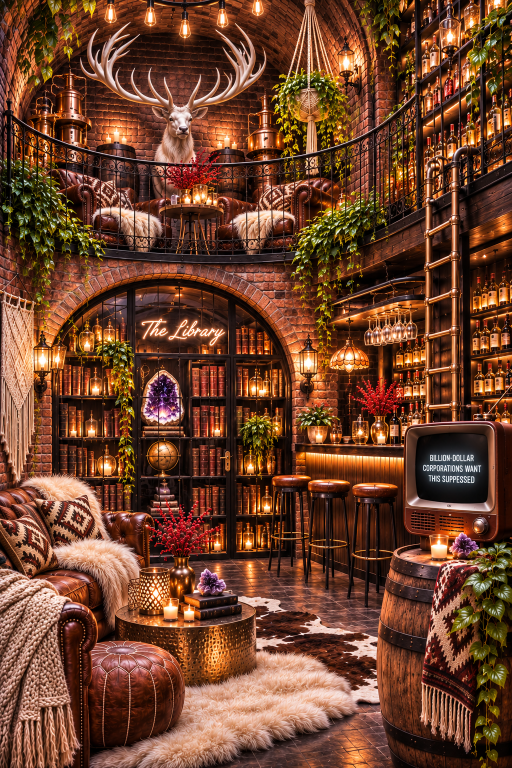
#> input picture tools/speak-faces/originals/cellar-render.png, 1024 x 1536 px (shown at 1/2 size)
$ python lace_stage.py originals/cellar-render.png originals/hall-theater-render-v2.png
#> lines starting #> are read from the running program, lines starting #| are printed output that depends on the picture; after the words box and inside, x2 and y2 are one past the last pixel; in counts of white or black regions, pixels touching at a corner belong together
### tools/speak-faces/lace.py
"""LACE: an original cream lace, drawn from scratch (not taken from any photo).
A lace is three things, so it's drawn as three layers of 'thread density' (0 = open hole, 1 = solid thread):
  1. the net (tulle): fine mesh everywhere, too fine to see at the hall's size, so it reads as a soft haze
  2. the motifs: flowers, leaves and scrolling vines, densely worked, with eyelet holes inside the petals
  3. the cordonnet: a slightly raised outline round each motif, which catches the light
It's drawn 4x big then shrunk, so the edges come out soft like real thread. The tile repeats seamlessly."""
import cv2, numpy as np

def tile(w=96, h=128, ss=4, seed=3):
#> called with w = 96, h = 128, ss = 4, seed = 3
    W, H = w * ss, h * ss
    dens = np.zeros((H, W), np.float32)       # motif density
    rim = np.zeros((H, W), np.float32)        # the raised outline
    holes = np.zeros((H, W), np.float32)      # eyelets cut back out
    def at(x, y): return int(x * ss), int(y * ss)
    def flower(cx, cy, r, n=6, rot=0.0):
        for k in range(n):
            a = rot + 2 * np.pi * k / n
            px, py = cx + np.cos(a) * r * 0.62, cy + np.sin(a) * r * 0.62
            ax = (int(r * 0.48 * ss), int(r * 0.26 * ss))
            for layer, val, th in ((dens, 1, -1), (rim, 1, max(1, ss))):
                cv2.ellipse(layer, at(px, py), ax, np.degrees(a), 0, 360, val, th, cv2.LINE_AA)
            cv2.ellipse(holes, at(cx + np.cos(a) * r * 0.66, cy + np.sin(a) * r * 0.66),
                        (int(r * 0.22 * ss), int(r * 0.08 * ss)), np.degrees(a), 0, 360, 1, -1, cv2.LINE_AA)
        cv2.circle(dens, at(cx, cy), int(r * 0.30 * ss), 1, -1, cv2.LINE_AA)
        cv2.circle(rim, at(cx, cy), int(r * 0.30 * ss), 1, max(1, ss), cv2.LINE_AA)
        cv2.circle(holes, at(cx, cy), int(r * 0.12 * ss), 1, -1, cv2.LINE_AA)
    def leaf(cx, cy, l, ang):
        a = np.radians(ang)
        c = (cx + np.cos(a) * l * 0.5, cy + np.sin(a) * l * 0.5)
        cv2.ellipse(dens, at(*c), (int(l * 0.5 * ss), int(l * 0.2 * ss)), ang, 0, 360, 1, -1, cv2.LINE_AA)
        cv2.ellipse(rim, at(*c), (int(l * 0.5 * ss), int(l * 0.2 * ss)), ang, 0, 360, 1, max(1, ss), cv2.LINE_AA)
        p0 = (cx + np.cos(a) * l * 0.12, cy + np.sin(a) * l * 0.12); p1 = (cx + np.cos(a) * l * 0.88, cy + np.sin(a) * l * 0.88)
        cv2.line(holes, at(*p0), at(*p1), 1, max(1, ss), cv2.LINE_AA)       # the leaf's open vein
    def vine(pts, width=1.6):
        p = np.array(pts, np.float32)
        t = np.linspace(0, 1, 60)
        # a smooth curve through the points (Catmull-Rom style by spline of segments)
        from numpy import interp
        d = np.r_[0, np.cumsum(np.hypot(*np.diff(p, axis=0).T))]; d /= d[-1]
        xs = interp(t, d, p[:, 0]); ys = interp(t, d, p[:, 1])
        xs = cv2.GaussianBlur(xs[None], (1, 9), 3)[0]; ys = cv2.GaussianBlur(ys[None], (1, 9), 3)[0]
        q = np.stack([xs, ys], 1) * ss
        cv2.polylines(dens, [q.astype(np.int32)], False, 1, int(width * ss), cv2.LINE_AA)
        cv2.polylines(rim, [q.astype(np.int32)], False, 1, max(1, ss), cv2.LINE_AA)
    # the motif, placed on a half-drop repeat (drawn at each of its repeat positions so it wraps seamlessly)
    for ox, oy in [(0, 0), (w, 0), (-w, 0), (0, h), (0, -h), (w, h), (-w, -h), (w, -h), (-w, h),
                   (w / 2, h / 2), (-w / 2, h / 2), (w / 2, -h / 2), (-w / 2, -h / 2)]:
        cx, cy = w / 2 + ox, h * 0.30 + oy
        if not (-w < cx < 2 * w and -h < cy < 2 * h): continue
        flower(cx, cy, 15, 6, 0.3)
        flower(cx - 22, cy + 34, 7, 5, 0.9); flower(cx + 23, cy + 37, 7, 5, 0.2)
        leaf(cx + 9, cy + 13, 18, 60); leaf(cx - 9, cy + 13, 18, 120)
        leaf(cx + 15, cy - 9, 14, -25); leaf(cx - 15, cy - 9, 14, 205)
        vine([(cx, cy + 15), (cx - 6, cy + 26), (cx - 22, cy + 34)])
        vine([(cx, cy + 15), (cx + 7, cy + 27), (cx + 23, cy + 37)])
        vine([(cx - 22, cy + 41), (cx - 30, cy + 56), (cx - 47, cy + 62)], 1.2)
        vine([(cx + 23, cy + 44), (cx + 31, cy + 58), (cx + 48, cy + 63)], 1.2)
    # the net: a fine hexagonal mesh (diagonal threads both ways plus a light horizontal)
    yy, xx = np.mgrid[0:H, 0:W].astype(np.float32) / ss
    p = 4.0
    net = np.maximum.reduce([np.abs(np.sin(np.pi * (xx + yy * 0.577) / p)), np.abs(np.sin(np.pi * (xx - yy * 0.577) / p))])
    net = (net > 0.86).astype(np.float32)
    def shrink(a): return cv2.resize(a, (w, h), interpolation=cv2.INTER_AREA)
    dens, rim, holes, net = shrink(dens), shrink(rim), shrink(holes), shrink(net)
    solid = np.clip(dens - holes * 0.9, 0, 1)
    thread = np.clip(np.maximum(solid * 0.92, net * 0.55), 0, 1)                    # how much thread covers each spot
    # light on the thread: motifs a touch brighter than the net, the raised outline brightest
    tone = 0.80 * net * (1 - solid) + solid * (0.88 + 0.12 * rim)
    tone = np.where(thread > 0, tone / np.maximum(thread, 1e-3), 0.85)
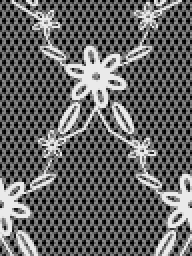
#> thread: shape (128, 96) float32 (shown 2 times larger); min 0, max 0.92, mean 0.402
    return thread.astype(np.float32), np.clip(tone, 0, 1.2).astype(np.float32)

def scallop_edge(h=128, depth=26, ss=4):
    """The lace's finished edge: a band of scallops (half-moons) with tiny picots and an eyelet row, as a strip
    'depth' wide that repeats down the curtain's edge. Returns (thread, tone) like tile(), x = 0 at the outer edge."""
#> called with h = 128, depth = 26, ss = 4
    W, H = depth * ss, h * ss
    d = np.zeros((H, W), np.float32); hole = np.zeros((H, W), np.float32); rim = np.zeros((H, W), np.float32)
    n = 4; step = h / n
    for k in range(-1, n + 1):
        cy = (k + 0.5) * step
        cv2.ellipse(d, (int(depth * 0.55 * ss), int(cy * ss)), (int(depth * 0.48 * ss), int(step * 0.52 * ss)), 0, 0, 360, 1, -1, cv2.LINE_AA)
        cv2.ellipse(rim, (int(depth * 0.55 * ss), int(cy * ss)), (int(depth * 0.48 * ss), int(step * 0.52 * ss)), 0, 90, 270, 1, ss, cv2.LINE_AA)
        cv2.circle(hole, (int(depth * 0.55 * ss), int(cy * ss)), int(step * 0.17 * ss), 1, -1, cv2.LINE_AA)
        for j in range(5):                                     # picots round the scallop's rim
            a = np.radians(120 + j * 30)
            cv2.circle(d, (int((depth * 0.55 + np.cos(a) * depth * 0.52) * ss), int((cy + np.sin(a) * step * 0.56) * ss)), int(1.0 * ss), 1, -1, cv2.LINE_AA)
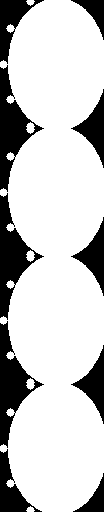
#> d: shape (512, 104) float32; values 0 (black) and 1 (white), 77.9% white; 10 black regions, largest, box (x1, y1, x2, y2) and area: (0, 65, 44, 192) 2022, (0, 193, 44, 320) 2022, (0, 321, 44, 448) 2022
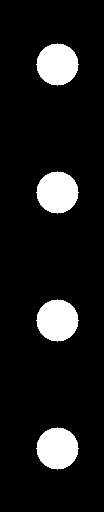
#> hole: shape (512, 104) float32; values 0 (black) and 1 (white), 10.3% white; 4 white regions, box (x1, y1, x2, y2) and area: (36, 43, 79, 86) 1373, (36, 171, 79, 214) 1373, (36, 299, 79, 342) 1373, (36, 427, 79, 470) 1373
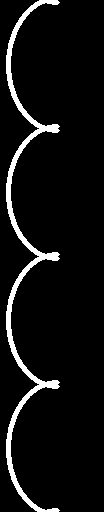
#> rim: shape (512, 104) float32; values 0 (black) and 1 (white), 6.6% white; 1 white region, box (x1, y1, x2, y2) and area: (6, 0, 60, 512) 3500
    d[:, int(depth * 0.55 * ss):] = 1                          # the solid band joining it to the lace
    for k in range(int(h / 9) + 1):                            # a row of eyelets along the band
        cv2.circle(hole, (int(depth * 0.80 * ss), int((k * 9 + 4.5) * ss)), int(1.6 * ss), 1, -1, cv2.LINE_AA)
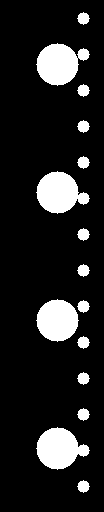
#> hole: shape (512, 104) float32; values 0 (black) and 1 (white), 13.3% white; 15 white regions, largest, box (x1, y1, x2, y2) and area: (36, 43, 90, 86) 1486, (36, 171, 90, 214) 1485, (36, 427, 90, 470) 1484
#> further down, img is the input picture: shape (1536, 1024, 3); mean B, G, R 43.8, 66.4, 110.6
    d = cv2.resize(d, (depth, h), interpolation=cv2.INTER_AREA); hole = cv2.resize(hole, (depth, h), interpolation=cv2.INTER_AREA)
    rim = cv2.resize(rim, (depth, h), interpolation=cv2.INTER_AREA)
    thread = np.clip(d - hole * 0.95, 0, 1)
    tone = 0.9 + 0.12 * rim
    return thread.astype(np.float32), tone.astype(np.float32)

# [6 lines that do not run on import are left out]

### tools/speak-faces/curtains.py
"""THE SPEAK, THEATER MODE, MOCKUP (Nov 22): the red velvet drapes either side of the cinema screen become
cream LACE drapes tied back in the old rope, a plain SHEER hanging behind them, and a MACRAME HEART panel lining
each edge of the screen. The pine garland, its red bow and the white macrame valance stay exactly as they are.

Everything new is DRAWN here, from scratch (inspired by Kathi's reference photo, nothing cut from it), as layers:

   back  1. SHEER         (a plain panel hanging straight where the dark backstage was; stops at the screen's frame)
         2. LACE drape    (in the old velvet's place and shape, tied in the old rope; lace.py draws the pattern)
         3. MACRAME panel (cords, square knots, two hearts, long fringe), with a soft shadow on what's behind it
   front 4. what was ALREADY in front stays in front: the valance and its side cascades, the rope and tassel, the
            snowy trees, poinsettias, lanterns and glass baubles (the FRONT matte, below)

All positions are in the hall picture's own pixels (3200 x 4800). The right side is the left side mirrored about
the screen's middle (x 1575), with its own tie-back and its own front objects.
Run it through lace_stage.py (it does the sides, then swags.py does the top)."""
import cv2, numpy as np
import lace

MID = 1575                     # the screen's middle (x): the right side is the left side mirrored about it
SS = 2                         # the cloth is worked out at 2x and shrunk, so its edges and threads come out soft
rng = np.random.default_rng(7)

def lerp(y, pts):              # a value that changes smoothly down the picture, from (y, value) points
    p = np.array(pts, np.float32); return np.interp(y, p[:, 0], p[:, 1]).astype(np.float32)

def lab2bgr(L, a, b):          # L 0-100, a and b as plus/minus numbers -> an 8-bit BGR picture
    lab = np.dstack([np.clip(L * 2.55, 0, 255), np.clip(a + 128, 0, 255), np.clip(b + 128, 0, 255)]).astype(np.uint8)
    return cv2.cvtColor(lab, cv2.COLOR_LAB2BGR).astype(np.float32)

# ---------------------------------------------------------------- THE LEFT SIDE'S MEASUREMENTS (the right mirrors)
BOX = (420, 1950, 960, 3300)                         # the part of the picture the left side's work happens in
TOP, BOT = 1990, 3215                                # everything hangs from behind the valance to the stage floor
SHEER_OUT, SHEER_IN = 440, 706                       # the sheer: a plain straight panel behind, edge to edge
LACE = [(1990, 452, 706), (2200, 454, 700), (2300, 460, 686), (2400, 468, 664), (2500, 480, 641),
        (2580, 494, 621), (2640, 509, 607), (2668, 517, 601), (2700, 517, 605), (2800, 510, 624),
        (2950, 500, 645), (3100, 488, 663), (3215, 468, 692)]   # the lace drape: (y, outer x, inner x), tied at 2668
TIE_Y = 2668                                         # the old rope tie-back's height
PANEL_X, PANEL_Y = 604, 2195                         # the macrame panel's top-left corner (its rod hides under the valance)

# ---------------------------------------------------------------- LIGHT (how bright a white cloth is at each height)
# measured off the valance's own threads (L 62 up top, ~40 lower down, highlights 70-77), so the new cloth
# is lit like the old macrame; the lace hangs further back, so it's a little dimmer than the sheer and the panel
LACE_LIGHT = [(1990, 30), (2150, 78), (2250, 86), (2450, 84), (2650, 78), (2850, 77), (3050, 82), (3215, 86)]
SHEER_LIGHT = [(1990, 6), (2200, 56), (2300, 62), (2450, 60), (2650, 56), (2850, 56), (3050, 62), (3215, 66)]
PANEL_LIGHT = [(2200, 88), (2350, 87), (2500, 83), (2700, 77), (2850, 77), (3030, 81)]
LANTERN = (700, 3150, 230, 12)                       # the candle-lanterns' glow on the cloth: x, y, reach, how much
IVORY = dict(lace=(4.0, 11.5), sheer=(3.5, 9.5), panel=(3.5, 9.0))   # each cloth's colour (a, b): warm ivory

# ======================================================================================== 1. THE SHEER (behind)
TILE, TONE = lace.tile()
EDGE, ETONE = lace.scallop_edge()
# [4 lines left out: function sample, not called in this run]

def glow(X, Y, k=1.0):         # the candle-lanterns' light, strongest near the floor by the screen
    lx, ly, lr, lg = LANTERN; return k * lg * np.exp(-((X - lx) ** 2 + (Y - ly) ** 2) / (2 * lr ** 2))

def sheer_layer(X, Y):
    """A plain sheer muslin panel hanging straight behind the lace, where the dark backstage was: soft vertical folds,
    the dark showing faintly through it. It stops at the screen's frame (nothing new covers the film)."""
    lam = 44 + 14 * (Y - TOP) / (BOT - TOP)
    phi = 2 * np.pi * (X - 430) / lam + 0.8 * np.sin(Y / 210) + 0.35 * np.sin(Y / 73 + 1)
    L = lerp(Y, SHEER_LIGHT) * (0.80 + 0.22 * np.cos(phi) + 0.06 * np.cos(2 * phi)) + glow(X, Y, 0.7)
    L *= 0.55 + 0.45 * np.clip((X - SHEER_OUT) / 150, 0, 1)             # a little into shadow at the outer edge...
    inside = np.clip(SHEER_IN - X + 0.5, 0, 1) * np.clip((X - SHEER_OUT) / 130, 0, 1) ** 1.3 * np.clip((Y - TOP) / 4, 0, 1) * np.clip((BOT - Y) / 4, 0, 1)
    return lab2bgr(L, np.full_like(X, IVORY['sheer'][0]), np.full_like(X, IVORY['sheer'][1])), inside   # ...and fades out there

# ======================================================================================== 2. THE LACE DRAPE
# on the LEFT only, the old velvet swooped over the screen's top-left corner (measured: out to x 820 at y 2250,
# back to 745 by 2400); the lace drape follows it there so no red is left. The right velvet never crossed the screen.
SWOOP_L = [(2110, 700), (2165, 762), (2215, 808), (2265, 824), (2310, 822), (2345, 768), (2395, 750), (2440, 746), (2480, 722), (2530, 690)]

OUT_R = [(1990, 452), (2500, 470), (2620, 446), (3000, 444), (3215, 448)]   # (in the left side's mirrored coordinates)

# [125 lines left out: functions lace_layer, macrame_panel, polyfill, not called in this run]

# lanterns and baubles: the screen's own FRONT shapes (theater_hall.py, set v2), on the 1024-wide render, x3.125
R = 3200 / 1024
FRONT_POLYS = [[(222, 913), (229, 926), (247, 932), (250, 954), (250, 1046), (200, 1046), (200, 954), (204, 932), (216, 926)],
               [(257, 954), (262, 970), (276, 973), (277, 985), (277, 1045), (238, 1045), (238, 985), (245, 973), (253, 970)],
               [(277, 979), (281, 990), (288, 992), (289, 999), (289, 1043), (263, 1043), (263, 999), (266, 992), (274, 990)],
               [(810, 913), (816, 927), (830, 935), (831, 954), (831, 1046), (787, 1046), (787, 954), (790, 935), (804, 927)],
               [(775, 958), (779, 975), (788, 978), (789, 987), (789, 1045), (756, 1045), (756, 987), (759, 978), (771, 975)],
               [(775, 1003), (797, 1003), (797, 1045), (775, 1045)],
               [(291, 648), (299, 648), (299, 661), (291, 661)], [(722, 666), (730, 666), (730, 679), (722, 679)],
               [(754, 704), (762, 704), (762, 717), (754, 717)]]
FRONT_POLYS = [[(x * R, y * R) for x, y in p] for p in FRONT_POLYS]
BAUBLES = [(295 * R, 677.5 * R, 19 * R), (726 * R, 695 * R, 19 * R), (757.5 * R, 735 * R, 19 * R)]
STRINGS = [(295, 598, 295, 651, 1.4), (295, 695, 295, 703, 2), (726, 612, 726, 670, 1.4), (726, 712, 726, 727, 2.2),
           (757.5, 640, 757.5, 707, 1.4), (757.5, 752, 757.5, 765, 2.2)]
# traced on the hall picture: where the valance's side cascade, the rope + tassel and the trees are; inside these,
# only things that look like them (cream thread, green needles, snow, brass, lights) count as in front
ZONES_L = dict(
    cascade=[(440, 1990), (720, 1990), (720, 2200), (690, 2240), (640, 2290), (590, 2350), (545, 2420), (515, 2500), (505, 2580), (505, 2665), (440, 2665)],
    rope=[(445, 2595), (475, 2600), (545, 2638), (618, 2672), (620, 2740), (603, 2848), (577, 2848), (574, 2735), (530, 2710), (445, 2668)],
    tree=[(455, 2598), (485, 2650), (525, 2720), (565, 2800), (603, 2880), (630, 2960), (645, 3012), (300, 3012), (320, 2880), (380, 2760), (425, 2680)],
    poinsettia=[(300, 2990), (420, 2984), (560, 3005), (642, 3058), (655, 3150), (610, 3205), (560, 3300), (330, 3300), (296, 3200)],
    daisies=[(718, 2280), (960, 2280), (960, 2530), (718, 2530)])
ZONES_R = dict(
    cascade=[(2430, 1990), (2722, 1990), (2722, 2722), (2638, 2722), (2632, 2560), (2592, 2452), (2542, 2362), (2492, 2262), (2452, 2150), (2430, 2080)],
    rope=[(2528, 2678), (2600, 2648), (2700, 2610), (2724, 2648), (2622, 2702), (2608, 2866), (2578, 2866), (2574, 2722), (2528, 2722)],
    tree=[(2598, 2688), (2640, 2760), (2700, 2850), (2742, 2950), (2782, 3035), (2458, 3035), (2478, 2950), (2518, 2850), (2558, 2760)],
    poinsettia=[(2448, 3058), (2520, 3016), (2650, 3008), (2800, 3028), (2862, 3120), (2852, 3242), (2722, 3342), (2558, 3342), (2466, 3232)])

# [47 lines left out: functions front_matte, valance_threads, not called in this run]

# ======================================================================================== PUT ONE SIDE TOGETHER
def side(img, mirror):
#> called with mirror = False
    x0, y0, x1, y1 = BOX
    if mirror: x0, x1 = 2 * MID - x1, 2 * MID - x0
    crop = img[y0:y1, x0:x1].astype(np.float32)
#> crop = empty array
    h, w = crop.shape[:2]
#> h = 0; w = 540
    # the cloth, worked out at 2x in the LEFT side's coordinates (the right reads them mirrored)
    yy, xx = np.mgrid[0:h * SS, 0:w * SS].astype(np.float32) / SS
#> yy = empty array; xx = empty array
    X = xx + x0; Y = yy + y0
#> after `X = xx + x0`: X = empty array
#> after `Y = yy + y0`: Y = empty array
    if mirror: X = 2 * MID - X
    sheer_img, sheer_in = sheer_layer(X, Y)
    lace_img, lace_in = lace_layer(X, Y, sheer_img, left=not mirror)
    shrink = lambda m: cv2.resize(m, (w, h), interpolation=cv2.INTER_AREA)
    sheer_img, sheer_in, lace_img, lace_in = shrink(sheer_img), shrink(sheer_in), shrink(lace_img), shrink(lace_in)
    out = crop * (1 - sheer_in[..., None]) + sheer_img * sheer_in[..., None]     # 1. the sheer, where the dark backstage was
    lace_sh = cv2.GaussianBlur(np.roll(lace_in, 6 if not mirror else -6, 1), (0, 0), 6) * 0.30 * (1 - lace_in)
    out *= (1 - lace_sh[..., None])                                                # (the drape's soft shadow on the sheer)
    out = out * (1 - lace_in[..., None]) + lace_img * lace_in[..., None]           # 2. the lace drape, in the velvet's place
    # 3. the macrame panel, with its soft shadow on whatever's behind
    sh_, al, rod = macrame_panel()
    if mirror: sh_, al, rod = sh_[:, ::-1], al[:, ::-1], rod[:, ::-1]
    ph, pw = al.shape
    px = PANEL_X - x0 if not mirror else (2 * MID - PANEL_X - pw) - x0
    py = PANEL_Y - 245 - y0                                                         # (the hanging cords sit above it)
    A = np.zeros((h, w), np.float32); S = np.zeros((h, w), np.float32); RD = np.zeros((h, w), np.float32)
    A[py:py + ph, px:px + pw] = al; S[py:py + ph, px:px + pw] = sh_; RD[py:py + ph, px:px + pw] = rod
    shadow = cv2.GaussianBlur(np.roll(np.roll(A, 7, 0), 5 if not mirror else -5, 1), (0, 0), 5) * 0.38
    out *= (1 - shadow[..., None])
    Yg = (np.arange(h, dtype=np.float32)[:, None] + y0) * np.ones((1, w), np.float32)
    Xg = (np.arange(w, dtype=np.float32)[None, :] + x0) * np.ones((h, 1), np.float32)
    if mirror: Xg = 2 * MID - Xg
    lx, ly, lr, lg = LANTERN
    PL = lerp(Yg, PANEL_LIGHT) + 0.9 * lg * np.exp(-((Xg - lx) ** 2 + (Yg - ly) ** 2) / (2 * lr ** 2))
    pa, pb = IVORY['panel']
    pcol = lab2bgr(PL * S, np.full_like(S, pa) + 2 * RD, np.full_like(S, pb) + 12 * RD)   # the rod is wood: warmer
    out = out * (1 - A[..., None]) + pcol * A[..., None]
    # the render's own fine grain, so the new cloth isn't cleaner than everything round it
    new = np.clip(lace_in + sheer_in + A, 0, 1)
    out += (rng.normal(0, 1.6, out.shape[:2]).astype(np.float32) * new)[..., None]
    out = cv2.GaussianBlur(out, (0, 0), 0.45) * new[..., None] + out * (1 - new[..., None])
    # 4. everything that hung or stood in front of the old velvet goes back in front
    zones = ZONES_R if mirror else ZONES_L
    F = front_matte(crop.astype(np.uint8), x0, y0, zones)
    if not mirror:                                                       # the valance's fringe tips hang in front of the swoop
        xs_ = np.arange(w)[None, :] + x0
        F = np.maximum(F, valance_threads(crop.astype(np.uint8), x0, y0) * (xs_ > 700))
    out = out * (1 - F[..., None]) + crop * F[..., None]
    img[y0:y1, x0:x1] = np.clip(out, 0, 255).astype(np.uint8)
    return F

### tools/speak-faces/lace_stage.py
"""THE SPEAK, THEATER MODE: the lace & macrame stage (Nov 22, 2026; live at 11:11 AM).
The red velvet drapes either side of the cinema screen became cream lace, and lace was draped across the top:
  curtains.py  the sides: a sheer behind, the lace drape tied in the old rope, a macrame heart panel lining each edge
               of the screen (and what stood in front of the velvet is kept in front)
  swags.py     the top: two tiers of lace festoons under the pine garland, and lace tails down both corners
  lace.py      the lace itself (a repeating tile of flowers, leaves and vines on a net, and a scalloped edge)
All of it is drawn here from scratch; nothing is cut from the reference photo. The pine garland, the red bow, the
baubles, the macrame valance's fringe, the screen and film card, trees, poinsettias and lanterns are unchanged.
Warmth: 8.1 before and after (the rule: 5-10).
Run AFTER theater_hall.py, on its master:
    python3 lace_stage.py out/hall-theater-master.png out/
  -> out/hall-theater-lace-master.png and the site's three sizes, hall-theater-1600/2400/3200.webp (same names as
     before, so speakeasy/index.html doesn't change). To go back to the velvet, run theater_hall.py alone."""
import sys, os, cv2
import curtains, swags

src, outdir = sys.argv[1], sys.argv[2]
os.makedirs(outdir, exist_ok=True)
img = cv2.imread(src)
#> (the run stopped early here; a loop or call above may not have finished)
